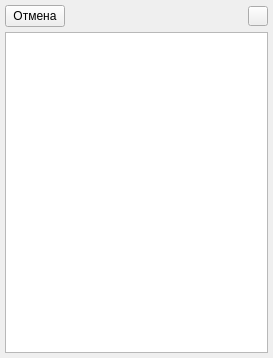
<?xml version="1.0" encoding="UTF-8"?>
<ui version="4.0">
 <class>closed_table_widget</class>
 <widget class="QWidget" name="closed_table_widget">
  <property name="geometry">
   <rect>
    <x>0</x>
    <y>0</y>
    <width>273</width>
    <height>358</height>
   </rect>
  </property>
  <property name="windowTitle">
   <string>Form</string>
  </property>
  <layout class="QVBoxLayout" name="verticalLayout">
   <property name="spacing">
    <number>5</number>
   </property>
   <property name="leftMargin">
    <number>5</number>
   </property>
   <property name="topMargin">
    <number>5</number>
   </property>
   <property name="rightMargin">
    <number>5</number>
   </property>
   <property name="bottomMargin">
    <number>5</number>
   </property>
   <item>
    <layout class="QHBoxLayout" name="horizontalLayout">
     <item>
      <widget class="QPushButton" name="undo_button">
       <property name="sizePolicy">
        <sizepolicy hsizetype="Fixed" vsizetype="Fixed">
         <horstretch>0</horstretch>
         <verstretch>0</verstretch>
        </sizepolicy>
       </property>
       <property name="maximumSize">
        <size>
         <width>60</width>
         <height>16777215</height>
        </size>
       </property>
       <property name="text">
        <string>Отмена</string>
       </property>
      </widget>
     </item>
     <item>
      <spacer name="horizontalSpacer">
       <property name="orientation">
        <enum>Qt::Horizontal</enum>
       </property>
       <property name="sizeHint" stdset="0">
        <size>
         <width>40</width>
         <height>20</height>
        </size>
       </property>
      </spacer>
     </item>
     <item>
      <widget class="QPushButton" name="close_button">
       <property name="minimumSize">
        <size>
         <width>20</width>
         <height>20</height>
        </size>
       </property>
       <property name="maximumSize">
        <size>
         <width>20</width>
         <height>20</height>
        </size>
       </property>
       <property name="text">
        <string/>
       </property>
       <property name="icon">
        <iconset resource="../serversolution.qrc">
         <normaloff>:/Resources/Icons/Close.png</normaloff>:/Resources/Icons/Close.png</iconset>
       </property>
      </widget>
     </item>
    </layout>
   </item>
   <item>
    <widget class="QListView" name="list_view"/>
   </item>
  </layout>
 </widget>
 <resources>
  <include location="../serversolution.qrc"/>
 </resources>
 <connections/>
</ui>
